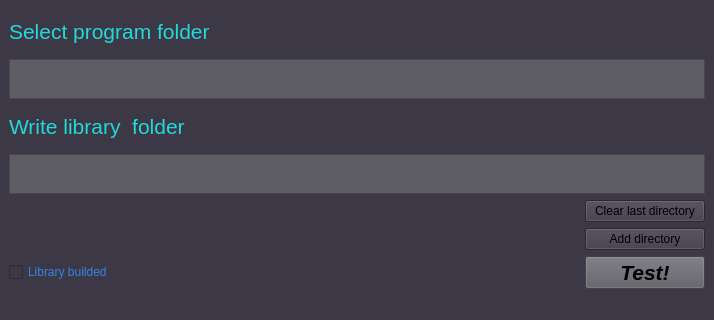
<?xml version="1.0" encoding="UTF-8"?>
<ui version="4.0">
 <class>MainWindow</class>
 <widget class="QMainWindow" name="MainWindow">
  <property name="geometry">
   <rect>
    <x>0</x>
    <y>0</y>
    <width>714</width>
    <height>320</height>
   </rect>
  </property>
  <property name="windowTitle">
   <string>ProgramEfficiency</string>
  </property>
  <property name="styleSheet">
   <string notr="true">background-color: rgb(61, 56, 70);</string>
  </property>
  <property name="documentMode">
   <bool>false</bool>
  </property>
  <property name="tabShape">
   <enum>QTabWidget::Rounded</enum>
  </property>
  <widget class="QWidget" name="centralwidget">
   <property name="styleSheet">
    <string notr="true"/>
   </property>
   <layout class="QGridLayout" name="gridLayout">
    <item row="13" column="0">
     <widget class="QCheckBox" name="checkBox">
      <property name="styleSheet">
       <string notr="true">color: rgb(53, 132, 228);
font: 16pt &quot;Ubuntu&quot;;</string>
      </property>
      <property name="text">
       <string>Library builded</string>
      </property>
      <property name="checkable">
       <bool>true</bool>
      </property>
      <property name="checked">
       <bool>false</bool>
      </property>
      <property name="autoRepeat">
       <bool>false</bool>
      </property>
     </widget>
    </item>
    <item row="4" column="0">
     <widget class="QLabel" name="label_2">
      <property name="font">
       <font>
        <pointsize>16</pointsize>
       </font>
      </property>
      <property name="styleSheet">
       <string notr="true">color: rgb(34, 217, 217);</string>
      </property>
      <property name="text">
       <string>Write library  folder</string>
      </property>
      <property name="alignment">
       <set>Qt::AlignLeading|Qt::AlignLeft|Qt::AlignVCenter</set>
      </property>
     </widget>
    </item>
    <item row="1" column="0" colspan="3">
     <widget class="QTextEdit" name="textEdit">
      <property name="enabled">
       <bool>true</bool>
      </property>
      <property name="maximumSize">
       <size>
        <width>16777215</width>
        <height>40</height>
       </size>
      </property>
      <property name="font">
       <font>
        <pointsize>16</pointsize>
       </font>
      </property>
      <property name="styleSheet">
       <string notr="true">background-color: rgb(94, 92, 100);</string>
      </property>
      <property name="readOnly">
       <bool>true</bool>
      </property>
     </widget>
    </item>
    <item row="7" column="0" colspan="3">
     <widget class="QTextEdit" name="textEdit_2">
      <property name="maximumSize">
       <size>
        <width>16777215</width>
        <height>40</height>
       </size>
      </property>
      <property name="font">
       <font>
        <pointsize>16</pointsize>
       </font>
      </property>
      <property name="styleSheet">
       <string notr="true">background-color: rgb(94, 92, 100);</string>
      </property>
      <property name="readOnly">
       <bool>true</bool>
      </property>
     </widget>
    </item>
    <item row="0" column="0">
     <widget class="QLabel" name="label">
      <property name="font">
       <font>
        <pointsize>16</pointsize>
       </font>
      </property>
      <property name="styleSheet">
       <string notr="true">color: rgb(34, 217, 217);</string>
      </property>
      <property name="text">
       <string>Select program folder</string>
      </property>
      <property name="textFormat">
       <enum>Qt::AutoText</enum>
      </property>
      <property name="alignment">
       <set>Qt::AlignLeading|Qt::AlignLeft|Qt::AlignVCenter</set>
      </property>
     </widget>
    </item>
    <item row="13" column="2">
     <widget class="QPushButton" name="pushButton">
      <property name="maximumSize">
       <size>
        <width>120</width>
        <height>60</height>
       </size>
      </property>
      <property name="font">
       <font>
        <pointsize>16</pointsize>
        <weight>75</weight>
        <italic>true</italic>
        <bold>true</bold>
       </font>
      </property>
      <property name="styleSheet">
       <string notr="true">background-color: rgb(94, 92, 100);</string>
      </property>
      <property name="text">
       <string>Test!</string>
      </property>
     </widget>
    </item>
    <item row="8" column="2">
     <widget class="QPushButton" name="pushButton_5">
      <property name="text">
       <string>Clear last directory</string>
      </property>
     </widget>
    </item>
    <item row="9" column="2">
     <widget class="QPushButton" name="pushButton_4">
      <property name="text">
       <string>Add directory</string>
      </property>
     </widget>
    </item>
   </layout>
  </widget>
  <widget class="QStatusBar" name="statusbar"/>
 </widget>
 <resources/>
 <connections/>
</ui>
